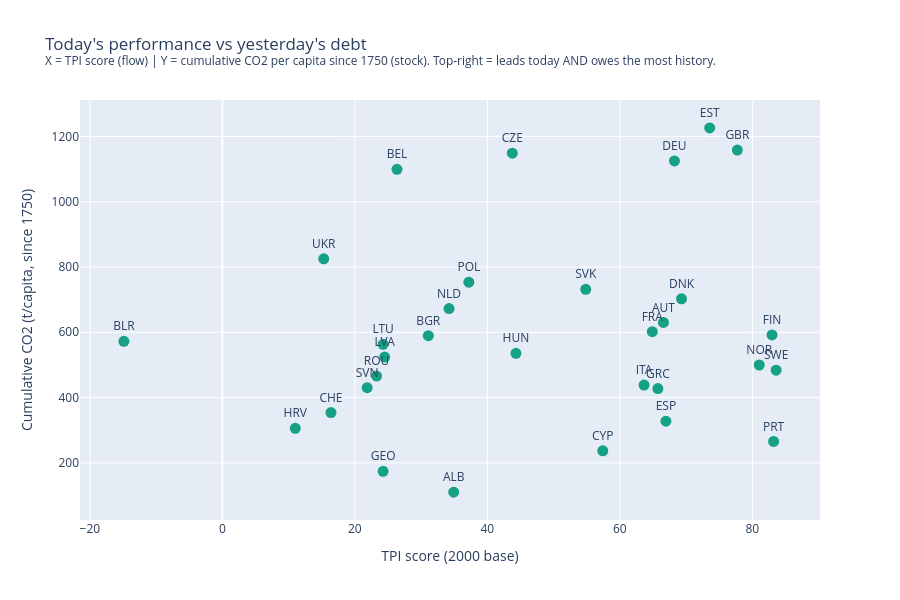

Source (notebook cell):
### Code cell
# ---------- CONTEXT: historical responsibility (the stock, not the flow) ----------
# The atmosphere integrates over ~150 years; the index only sees recent flows.
# Cumulative emissions are shown as CONTEXT - never scored. The stock doesn't forget.
# Source: OWID cumulative_co2 (Mt since 1750) - read from the cached raw CSV (not in our DB schema).

csv_candidates = [os.path.join('..', 'data', 'owid-co2-data.csv'),
                  os.path.join('data', 'owid-co2-data.csv')]
owid_path = next((path for path in csv_candidates if os.path.exists(path)),
                 'https://raw.githubusercontent.com/owid/co2-data/master/owid-co2-data.csv')
print(f"Reading cumulative columns from: {owid_path}")

owid_raw = pd.read_csv(owid_path,
                       usecols=['iso_code', 'year', 'cumulative_co2',
                                'share_global_cumulative_co2', 'population'])
europe_cumulative = owid_raw[owid_raw['iso_code'].isin(EUROPEAN_COUNTRIES) &
                             owid_raw['cumulative_co2'].notna()]
latest_cumulative = europe_cumulative.sort_values('year').groupby('iso_code').tail(1).copy()
latest_cumulative['cum_per_capita_t'] = (latest_cumulative['cumulative_co2'] * 1e6
                                         / latest_cumulative['population'])

stock_vs_flow = clean_subset(scores_2000)[['iso_code', 'country', 'final', 'flag']].merge(
    latest_cumulative[['iso_code', 'cumulative_co2', 'share_global_cumulative_co2', 'cum_per_capita_t']],
    on='iso_code', how='left')
stock_vs_flow = stock_vs_flow.rename(columns={'cumulative_co2': 'cum_total_Mt',
                                              'share_global_cumulative_co2': 'global_share_pct'})
stock_vs_flow.insert(0, 'tpi_rank', range(1, len(stock_vs_flow) + 1))

print("\nTPI rank vs historical responsibility (context, NOT scored):")
display_table = stock_vs_flow.head(15).copy()
display_table['cum_total_Mt']     = display_table['cum_total_Mt'].round(0)
display_table['global_share_pct'] = display_table['global_share_pct'].round(2)
display_table['cum_per_capita_t'] = display_table['cum_per_capita_t'].round(0)
print(display_table[['tpi_rank', 'flag', 'country', 'final', 'cum_total_Mt',
                     'global_share_pct', 'cum_per_capita_t']].round(1).to_string(index=False))

print("\nLargest historical debts per person (cumulative tonnes/capita):")
print(stock_vs_flow.sort_values('cum_per_capita_t', ascending=False)
      [['country', 'tpi_rank', 'cum_per_capita_t']].head(8).round(0).to_string(index=False))

fig = px.scatter(
    stock_vs_flow, x='final', y='cum_per_capita_t', text='iso_code',
    title='Today\'s performance vs yesterday\'s debt<br>'
          '<sup>X = TPI score (flow) | Y = cumulative CO2 per capita since 1750 (stock). '
          'Top-right = leads today AND owes the most history.</sup>',
    labels={'final': 'TPI score (2000 base)', 'cum_per_capita_t': 'Cumulative CO2 (t/capita, since 1750)'},
    height=600,
)
fig.update_traces(textposition='top center', marker=dict(size=11, color='#16a085'))
fig.show()

### Figure 1 — Plotly figure (JSON) as saved in the notebook; plotly's stock layout.template omitted (floating-point values rounded to 4 significant figures)
{"data": [{"hovertemplate": "TPI score (2000 base)=%{x}<br>Cumulative CO2 (t/capita, since 1750)=%{y}<br>iso_code=%{text}<extra></extra>", "legendgroup": "", "marker": {"color": "#16a085", "size": 11, "symbol": "circle"}, "mode": "markers+text", "name": "", "orientation": "v", "showlegend": false, "text": ["SWE", "PRT", "FIN", "NOR", "GBR", "EST", "DNK", "DEU", "ESP", "AUT", "GRC", "FRA", "ITA", "CYP", "SVK", "HUN", "CZE", "POL", "ALB", "NLD", "BGR", "BEL", "LVA", "GEO", "LTU", "ROU", "SVN", "CHE", "UKR", "HRV", "BLR"], "textposition": "top center", "type": "scatter", "x": [83.59, 83.21, 82.98, 81.05, 77.74, 73.56, 69.31, 68.25, 66.95, 66.58, 65.74, 64.9, 63.66, 57.43, 54.85, 44.31, 43.77, 37.2, 34.92, 34.21, 31.09, 26.36, 24.5, 24.26, 24.26, 23.28, 21.86, 16.39, 15.3, 11.0, -14.87], "xaxis": "x", "y": [484.1, 265.5, 591.9, 499.8, 1158.0, 1226.0, 702.6, 1125.0, 327.7, 630.4, 427.6, 601.8, 438.2, 236.7, 731.5, 535.7, 1149.0, 753.6, 110.3, 672.7, 589.6, 1099.0, 523.9, 174.0, 563.1, 466.0, 430.2, 354.0, 825.0, 305.7, 572.4], "yaxis": "y"}], "layout": {"height": 600, "legend": {"tracegroupgap": 0}, "title": {"text": "Today's performance vs yesterday's debt<br><sup>X = TPI score (flow) | Y = cumulative CO2 per capita since 1750 (stock). Top-right = leads today AND owes the most history.</sup>"}, "xaxis": {"anchor": "y", "domain": [0, 1], "title": {"text": "TPI score (2000 base)"}}, "yaxis": {"anchor": "x", "domain": [0, 1], "title": {"text": "Cumulative CO2 (t/capita, since 1750)"}}}}
